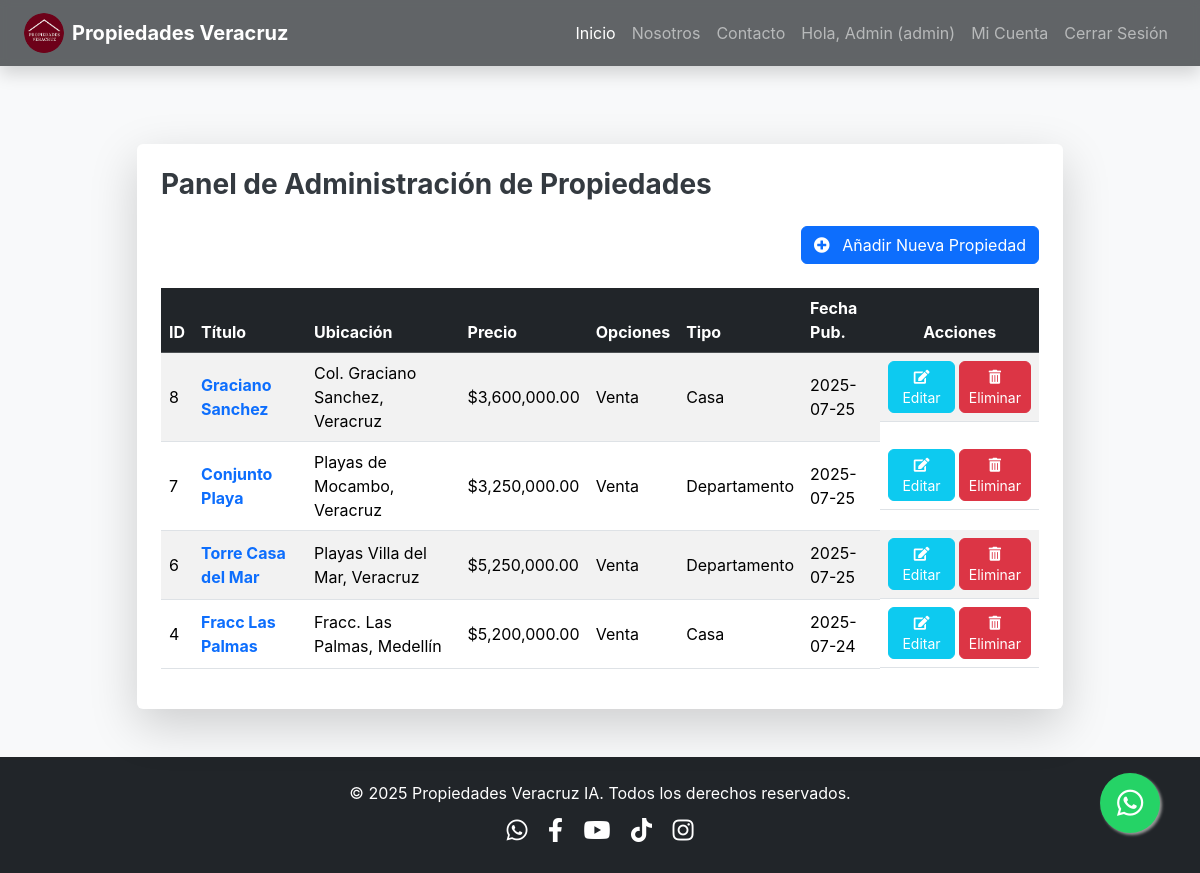
Page /dashboard (signed in) on the earlier database version.
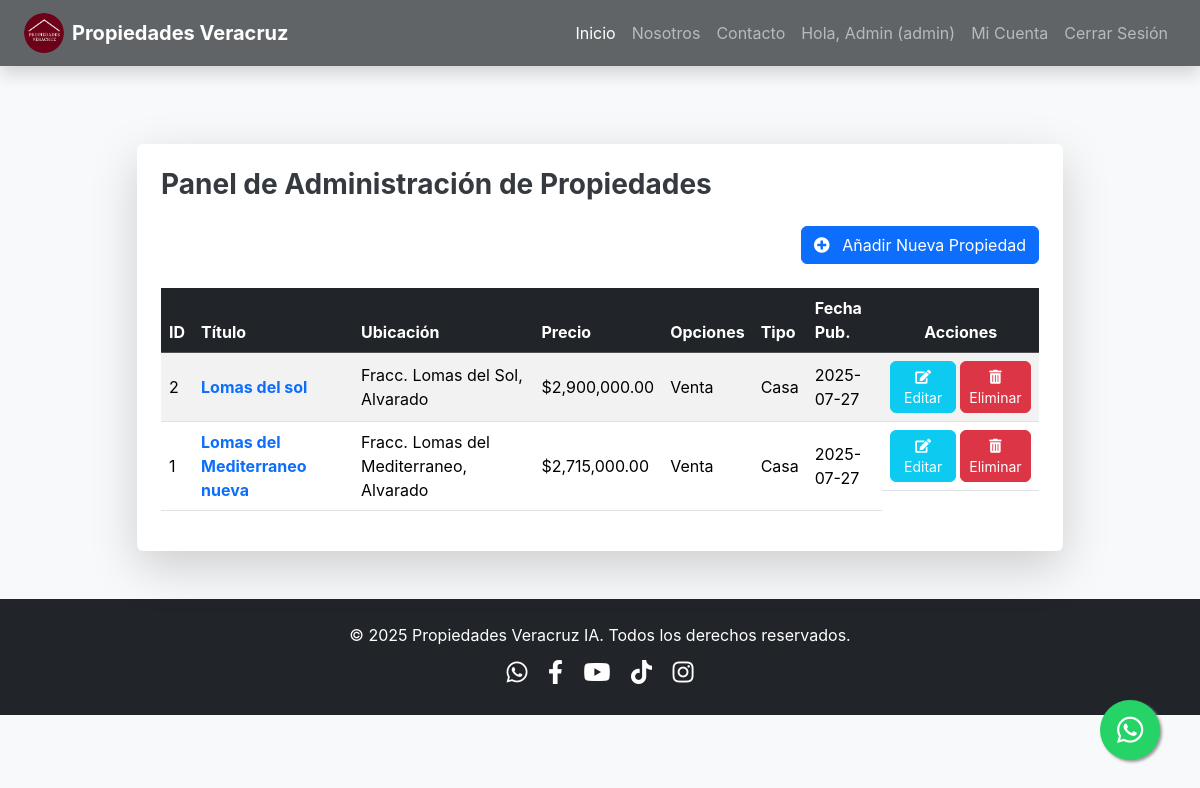
Same page on the later database version.
### models.py (models this page shows, shortened)
class User(db.Model, UserMixin):
    __tablename__ = 'user'
    id = db.Column(db.Integer, primary_key=True)
    username = db.Column(db.String(80), unique=True, nullable=False)
    email = db.Column(db.String(120), unique=True, nullable=False)
    password_hash = db.Column(db.String(128), nullable=False)
    is_admin = db.Column(db.Boolean, default=False, nullable=True)

class Property(db.Model):
    __tablename__ = 'property' # Añadido nombre de tabla explícito para consistencia
    id = db.Column(db.Integer, primary_key=True)
    titulo = db.Column(db.String(100), nullable=False)
    descripcion = db.Column(db.Text, nullable=False)
    precio = db.Column(db.Float, nullable=False)
    ubicacion = db.Column(db.String(200), nullable=False)
    municipio = db.Column(db.String(100), nullable=False)
    property_options = db.Column(db.String(100), nullable=False)
    tipo_propiedad = db.Column(db.String(50), nullable=False) # Ej: Casa, Departamento, Terreno
    num_habitaciones = db.Column(db.Integer, nullable=True)
    num_banos = db.Column(db.Integer, nullable=True)
    num_medios_banos = db.Column(db.Integer, default=0)
    num_estacionamientos = db.Column(db.Integer, default=0)
    area_construccion_metros_cuadrados = db.Column(db.Float, nullable=True)
    area_terreno_metros_cuadrados = db.Column(db.Float, nullable=True)
    antiguedad = db.Column(db.Integer, nullable=True) # En años
    cuota_mantenimiento = db.Column(db.Float, default=0.0)
    fecha_publicacion = db.Column(db.DateTime, default=datetime.utcnow)
    images = db.relationship('PropertyImage', backref='property', lazy=True, cascade="all, delete-orphan")
    agente_id = db.Column(db.Integer, db.ForeignKey('user.id'), nullable=False)
    agente = db.relationship('User', backref='managed_properties') # Relación inversa para acceder a las propiedades de un usuario

### app.py (the view)
@main.route("/dashboard")
@login_required
def dashboard():
    page = request.args.get('page', 1, type=int)
    user_properties_query = Property.query.filter_by(agente_id=current_user.id).order_by(Property.fecha_publicacion.desc())
    pagination = user_properties_query.paginate(page=page, per_page=current_app.config['PROPERTIES_PER_PAGE'], error_out=False)
    properties = pagination.items
    return render_template('dashboard.html',
                           properties=properties,
                           pagination=pagination,
                           title='Mi Panel de Administración')

### app.py (called while the page is built)
@login_manager.user_loader
def load_user(user_id):
    return db.session.get(User, int(user_id))

### templates/dashboard.html (shortened to what this page needs)
{% extends "base.html" %}
{% block content %}
    <div class="container my-5 pt-5">
        <div class="row justify-content-center">
            <div class="col-lg-10 col-md-12">
                <div class="card shadow-lg border-0 rounded-lg p-4">
                    <h2 class="mb-4 text-center fw-bold text-primary fs-3">Panel de Administración de Propiedades</h2>
                    <div class="d-flex justify-content-end mb-4">
                        <a href="{{ url_for('main.add_property') }}" class="btn btn-primary">
                            <i class="fas fa-plus-circle me-2"></i> Añadir Nueva Propiedad
                        </a>
                    </div>
                    {% if properties %}
                        <div class="table-responsive">
                            <table class="table table-striped table-hover align-middle">
                                <thead class="table-dark">
                                    <tr>
                                        <th scope="col">ID</th>
                                        <th scope="col">Título</th>
                                        <th scope="col">Ubicación</th>
                                        <th scope="col">Precio</th>
                                        <th scope="col">Opciones</th>
                                        <th scope="col">Tipo</th>
                                        <th scope="col">Fecha Pub.</th>
                                        <th scope="col" class="text-center">Acciones</th>
                                    </tr>
                                </thead>
                                <tbody>
                                    {% for property in properties %}
                                    <tr>
                                        <td>{{ property.id }}</td>
                                        <td><a href="{{ url_for('main.property_detail', property_id=property.id) }}" class="text-decoration-none text-primary fw-bold">{{ property.titulo }}</a></td>
                                        <td>{{ property.ubicacion }}, {{ property.municipio }}</td>
                                        <td>${{ "{:,.2f}".format(property.precio) }}</td>
                                        <td>{{ property.property_options }}</td>
                                        <td>{{ property.tipo_propiedad }}</td>
                                        <td>{{ property.fecha_publicacion.strftime('%Y-%m-%d') }}</td>
                                        <td class="text-center d-flex flex-column flex-sm-row justify-content-center align-items-center gap-1">
                                            <a href="{{ url_for('main.edit_property', property_id=property.id) }}" class="btn btn-sm btn-info text-white rounded">
                                                <i class="fas fa-edit"></i> Editar
                                            </a>
                                            <form action="{{ url_for('main.delete_property', property_id=property.id) }}" method="POST" class="d-inline-block">
                                                <button type="submit" class="btn btn-sm btn-danger rounded" onclick="return confirm('¿Estás seguro de que quieres eliminar esta propiedad? Esta acción no se puede deshacer.');">
                                                    <i class="fas fa-trash-alt"></i> Eliminar
                                                </button>
                                            </form>
                                        </td>
                                    </tr>
                                    {% endfor %}
                                </tbody>
                            </table>
                        </div>
                    {% else %}
                        <div class="alert alert-info text-center" role="alert">
                            Aún no has añadido ninguna propiedad. ¡Haz clic en "Añadir Nueva Propiedad" para empezar!
                        </div>
                    {% endif %}
                </div>
            </div>
        </div>
    </div>
{% endblock content %}

### templates/base.html (shortened to what this page needs)
<!DOCTYPE html>
<html lang="es">
<head>
    <link href="https://cdn.jsdelivr.net/npm/bootstrap@5.3.3/dist/css/bootstrap.min.css" rel="stylesheet">
    <link rel="stylesheet" href="https://cdn.jsdelivr.net/npm/bootstrap-icons@1.11.3/font/bootstrap-icons.min.css">
    <link rel="stylesheet" href="https://cdnjs.cloudflare.com/ajax/libs/font-awesome/5.15.4/css/all.min.css" />
    <link rel="stylesheet" href="https://cdnjs.cloudflare.com/ajax/libs/animate.css/4.1.1/animate.min.css"/>
    <link rel="stylesheet" href="{{ url_for('static', filename='style.css') }}">
</head>
<body>
    <nav class="navbar navbar-expand-lg navbar-dark bg-dark fixed-top shadow">
        <div class="container-fluid px-4">
            <a class="navbar-brand d-flex align-items-center me-auto" href="{{ url_for('main.home') }}">
                <img src="{{ url_for('static', filename='img/banners/logo_01.jpg') }}" alt="Logo" width="40" height="40" class="d-inline-block align-text-top rounded-circle me-2">
                <span class="fw-bold">Propiedades Veracruz </span>
            </a>
            <div class="collapse navbar-collapse" id="navbarNav">
                <ul class="navbar-nav ms-auto">
                    <li class="nav-item">
                        <a class="nav-link active" aria-current="page" href="{{ url_for('main.home') }}">Inicio</a>
                    </li>
                    <li class="nav-item">
                        <a class="nav-link" href="{{ url_for('main.about_us') }}">Nosotros</a>
                    </li>
                    <li class="nav-item">
                        <a class="nav-link" href="{{ url_for('main.contact') }}">Contacto</a>
                    </li>
                    {% if current_user.is_authenticated %}
                        <li class="nav-item">
                            <span class="nav-link">
                                Hola,
                                {% if current_user.is_admin %}
                                    Admin ({{ current_user.username }})
                                {% else %}
                                    {{ current_user.username }}
                                {% endif %}
                            </span>
                        </li>
                        <li class="nav-item">
                            <a class="nav-link" href="{{ url_for('main.dashboard') }}">Mi Cuenta</a>
                        </li>
                        <li class="nav-item">
                            <a class="nav-link" href="{{ url_for('main.logout') }}">Cerrar Sesión</a>
                        </li>
                    {% endif %}
                </ul>
            </div>
        </div>
    </nav>
    <main class="pt-5">
        {% block content %}{% endblock %}
    </main>
    <footer class="bg-dark text-white text-center py-4 mt-5">
        <div class="container">
            <p class="mb-0">© 2025 Propiedades Veracruz IA. Todos los derechos reservados.</p>
            <div class="social-icons mt-2">
                <a href="https://wa.me/522293019294" class="text-white mx-2" target="_blank" rel="noopener noreferrer"><i class="fab fa-whatsapp"></i></a>
                <a href="https://www.facebook.com/cMagnaDjesus" class="text-white mx-2" target="_blank" rel="noopener noreferrer"><i class="fab fa-facebook-f"></i></a>
                <a href="https://www.youtube.com/@propiedades-veracruz_2024" class="text-white mx-2" target="_blank" rel="noopener noreferrer"><i class="fab fa-youtube"></i></a>
                <a href="https://www.tiktok.com/@cmagnadj" class="text-white mx-2" target="_blank" rel="noopener noreferrer"><i class="fab fa-tiktok"></i></a>
                <a href="https://www.instagram.com/propiedades_veracruz/" class="text-white mx-2" target="_blank" rel="noopener noreferrer"><i class="fab fa-instagram"></i></a>
            </div>
        </div>
    </footer>
    <a href="#" id="whatsapp-float-btn" class="whatsapp-float" target="_blank" rel="noopener noreferrer">
        <i class="fab fa-whatsapp"></i>
    </a>
</body>
</html>

### static/style.css (style rules this page uses)
html, body { height: 100%; margin: 0; font-family: 'Inter', sans-serif; background-color: #f8f9fa; color: #343a40; }
.navbar { transition: background-color 0.3s ease-in-out; backdrop-filter: blur(5px); background-color: rgba(33, 37, 41, 0.7) !important; }
.navbar-brand .fw-bold { font-weight: 700 !important; }
.container h2.text-primary { font-size: 1.5rem; color: #343a40 !important; text-align: left !important; }
footer { background-color: #212529; color: #f8f9fa; }
.social-icons a { font-size: 1.5rem; margin: 0 10px; color: #f8f9fa; transition: color 0.3s ease; }
.whatsapp-float { position: fixed; width: 60px; height: 60px; bottom: 40px; right: 40px; background-color: #25d366; color: #FFF; border-radius: 50px; text-align: center; font-size: 30px; box-shadow: 2px 2px 3px #999; z-index: 1000; display: flex; justify-content: center; align-items: center; text-decoration: none; transition: background-color 0.3s ease, transform 0.3s ease; }
.whatsapp-float i { margin-top: 0; }

Differences in the rows shown:
removed Property: id "8", titulo "Graciano Sanchez", ubicacion "Col. Graciano Sanchez", municipio "Veracruz", precio "3,600,000.00", property_options "Venta", tipo_propiedad "Casa", fecha_publicacion "2025-07-25"
removed Property: id "7", titulo "Conjunto Playa", ubicacion "Playas de Mocambo", municipio "Veracruz", precio "3,250,000.00", property_options "Venta", tipo_propiedad "Departamento", fecha_publicacion "2025-07-25"
removed Property: id "6", titulo "Torre Casa del Mar", ubicacion "Playas Villa del Mar", municipio "Veracruz", precio "5,250,000.00", property_options "Venta", tipo_propiedad "Departamento", fecha_publicacion "2025-07-25"
removed Property: id "4", titulo "Fracc Las Palmas", ubicacion "Fracc. Las Palmas", municipio "Medellín", precio "5,200,000.00", property_options "Venta", tipo_propiedad "Casa", fecha_publicacion "2025-07-24"
added Property: id "2", titulo "Lomas del sol", ubicacion "Fracc. Lomas del Sol", municipio "Alvarado", precio "2,900,000.00", property_options "Venta", tipo_propiedad "Casa", fecha_publicacion "2025-07-27"
added Property: id "1", titulo "Lomas del Mediterraneo nueva", ubicacion "Fracc. Lomas del Mediterraneo", municipio "Alvarado", precio "2,715,000.00", property_options "Venta", tipo_propiedad "Casa", fecha_publicacion "2025-07-27"
